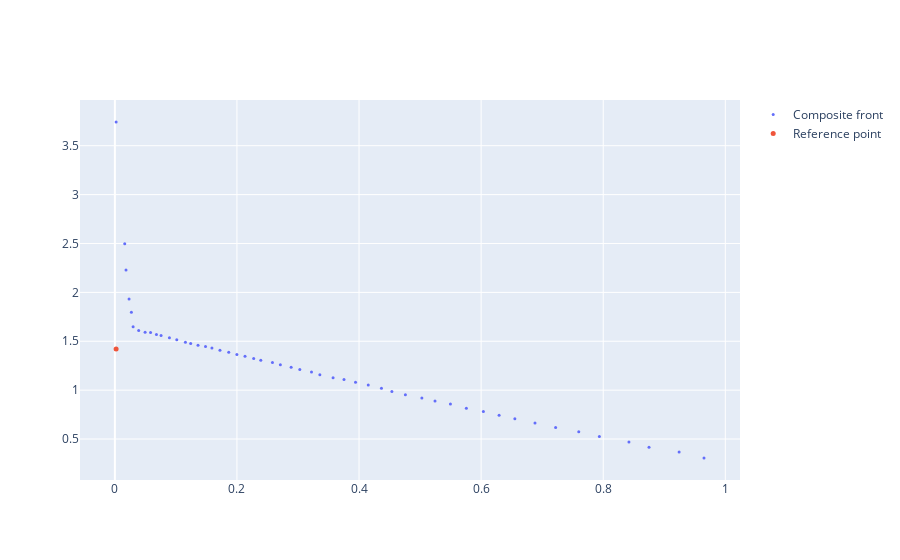

The code cell stored with this chart in its notebook:
### Code cell
max_assigned_vector = gp.get_max_assigned_vector(base.assigned_vectors)
rp2 = gp.generateRP4decision(base, max_assigned_vector)
visualize_2D_front_rp(base.composite_front, rp2)
